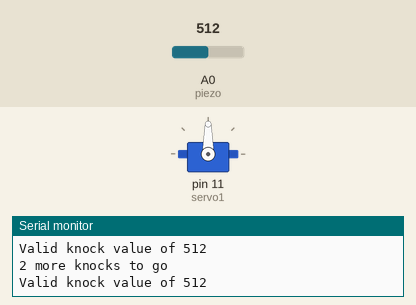
Recording of a sketch running on a simulated Arduino Uno, built with avr-gcc and run on an emulated ATmega328P. Shown: servo, the last lines printed to the serial monitor. The inputs (shaded band) are chosen by the test bench; at power-on: A0 (piezo) = 512.

Above: at 0.06 s.
At 1.28 s:
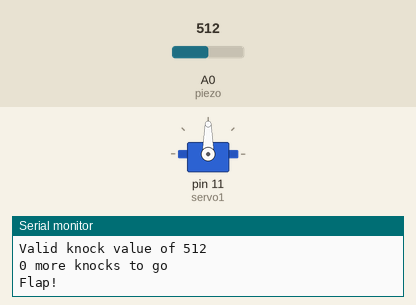
1.3 s: A0 (piezo) set to 318
4.8 s: A0 (piezo) set to 293
8.3 s: A0 (piezo) set to 306
At 8.5 s:
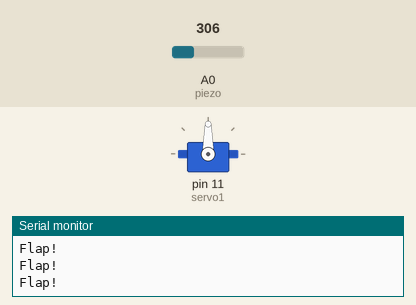
Timing chart, 0 to 17.8 s (numbered marks = the images above; inputs shaded):
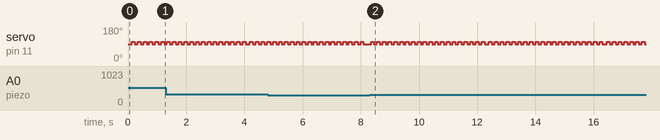

The sketch:

Dragonfly.ino
```cpp
#include <Servo.h>

Servo servo1; // make instance of Servo

int i = 20;  // how many times wing will flap.

const int piezo = A0; // name piezo input
int knockVal;  // variable for value of the knock

const int quietKnock = 300;
const int loudKnock = 600;
const int howManyKocks = 3;

int numberOfKnocks = 0;

void setup() {
	Serial.begin(9600); // initalize the serial monitor for debugging.

	servo1.attach(11);  // attach servo1 to pin 11 on arduino.
}

void loop() {
	knockVal = analogRead(piezo);  // read the piezo sensor

	if (knockVal > quietKnock && numberOfKnocks >= howManyKocks) {
		flapWing(i);
	}
	if (numberOfKnocks < howManyKocks && knockVal > quietKnock) {
		if (checkForKnock(knockVal) == true) {
			numberOfKnocks++;
		}
		Serial.print(howManyKocks - numberOfKnocks);
		Serial.println(" more knocks to go");
	}
}

void flapWing(int i) {
	Serial.println("Flap!");
	servo1.write(90); // move wing to starting point
	delay(50);
	for (int count = 0; count < i; ++count) { // loop i flap times.
		servo1.write(102);
		delay(100);

		servo1.write(90);
		delay(100);
	}
}

boolean checkForKnock(int value) {
	if (value > quietKnock && value < loudKnock) {
		Serial.print("Valid knock value of ");
		Serial.println(value);
		return true;
	}
	else {
		Serial.print("Bad knock value of ");
		Serial.println(value);
		return false;
	}
}
```

Measured:
- after the input at 8.3 s, servo on pin 11 (servo1): alternates 102° for 0.10 s and 90° for 0.10 s, starting after 0.05 s
- by itself, servo on pin 11 (servo1): alternates 102° for 0.10 s and 90° for 0.10 s
